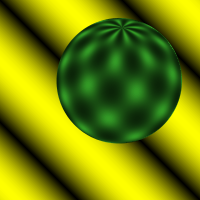
%> input picture assign_3/sphere1.ppm, 200 x 200 px; the run also reads 1 picture not shown here
$ octave --eval "lucas_kanade_tester;"   (GNU Octave 9; MATLAB toolbox functions it lacks are replaced by stand-ins)
%> lines starting %> are read from the running program, lines starting %| are printed output that depends on the picture
function lucas_kanade_tester()

    im1 = im2double(rgb2gray(imread('sphere1.ppm')));
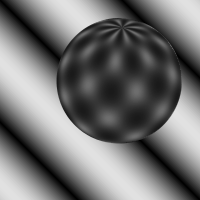
%> im1: size 200x200 double; min 0, max 0.882, mean 0.448
    im2 = im2double(rgb2gray(imread('sphere2.ppm')));
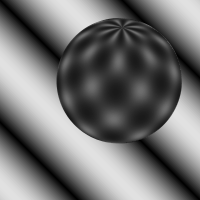
%> im2: size 200x200 double; min 0, max 0.882, mean 0.449
    sects = 15;

    % get the image size and new sizes
    [h,w] = size(im1);
%> h = 200; w = 200
    h_adjust = (floor(h/sects)*sects);
%> h_adjust = 195
    w_adjust = (floor(w/sects)*sects);
%> w_adjust = 195

    % Resize the image into a windowble shape
    offset_h = floor((h-h_adjust)/2);
%> offset_h = 2
    offset_w = floor((w-w_adjust)/2);
%> offset_w = 2

    im1 = im1(offset_h:h_adjust+offset_h-1, offset_w:w_adjust+offset_w-1);
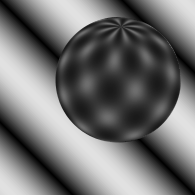
%> im1: size 195x195 double; min 0, max 0.882, mean 0.442
    im2 = im2(offset_h:h_adjust+offset_h-1, offset_w:w_adjust+offset_w-1);
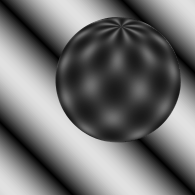
%> im2: size 195x195 double; min 0, max 0.882, mean 0.442; mean of the top-left, top-right, bottom-left and bottom-right quarters 0.483, 0.304, 0.511, 0.468

    %Pad the matrix
%     im1_padded =  zeros(h_adjust+2, w_adjust+2);
%     im2_padded =  zeros(h_adjust+2, w_adjust+2);
%
%     im1_padded(2:h_adjust+1, 2:w_adjust+1) = im1;
%     im2_padded(2:h_adjust+1, 2:w_adjust+1) = im2;

    %Make the subsections
    window1 = reshape(im1,sects,sects,[]);
    window2 = reshape(im2,sects,sects,[]);
    %My friend told me about this, she jsut gave it to me.  Not sure if we
    %should use
    %window1 = mat2cell(image1, repelem(sects, h_adjust/sects), repelem(sects, w_adjust/sects));
    %window2 = mat2cell(image1, repelem(sects, h_adjust/sects), repelem(sects, w_adjust/sects));

    %Make Ix and Iy

    Iy = conv2(im1, [1;0;-1], 'same');
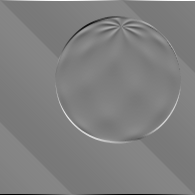
%> Iy: size 195x195 double; min -0.882, max 0.882, mean 0; drawn with min black and max white
    Ix = conv2(im1, [1,0,-1], 'same');
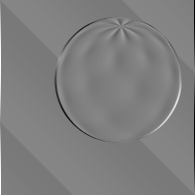
%> Ix: size 195x195 double; min -0.882, max 0.882, mean 0; mean of the top-left, top-right, bottom-left and bottom-right quarters -0.000199, -0.000922, 0.00584, -0.00467; drawn with min black and max white
    Ix = reshape(Ix,sects,sects,[]);
    Iy = reshape(Iy,sects,sects,[]);
    Ix = reshape(Ix,[],1,size(Ix,3));
    Iy = reshape(Iy,[],1,size(Iy,3));

    A = [Ix, Iy];

    %Make I_t
    %Make into vectors
    array1 = reshape(window1,[],1,size(window1,3));
    array2 = reshape(window2,[],1,size(window2,3))
    b = -1.*(array2-array1);

    %Find the Flow

    flow = zeros(2,size(A,3));

    for z = 1:1:size(A,3)
        flow(:,z) = inv(A(:,:,z)'*A(:,:,z))*A(:,:,z)'*b(:,:,z);
    end
%> after the loop, flow = 169 columns, first 8: [0 0 0 0 0 0 0 0; 0 0 0 0 0 0 0 0]


end
